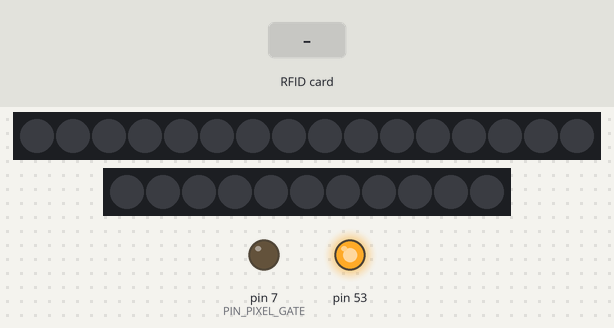
Bench run of a sketch on a simulated Arduino Mega 2560, built with avr-gcc and run on an emulated ATmega2560. Parts: 16 RGB LEDs in strip order, left to right, 11 RGB LEDs in strip order, left to right, output pins drawn as LEDs (lit = HIGH). Inputs (shaded band) come from the test bench. Sleep ends after the set time or at an interrupt; what the sketch prints to the serial monitor is not drawn.

Above: at 1.3 s.
1.4 s: RFID card 5E 7A 19 C4 held to the reader
At 2.19 s:
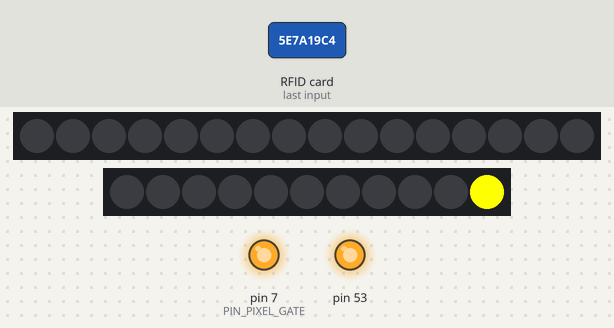
At 4.2 s:
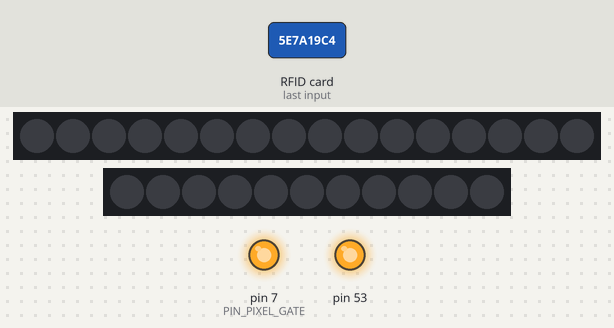
Timing chart, 0 to 6.0 s (numbered marks = the images above; inputs shaded):
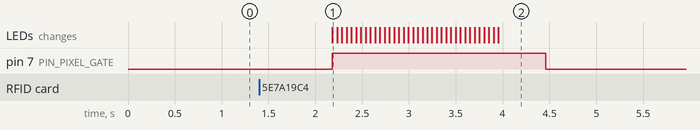

The sketch:

MagicBand_Wireless.ino
```cpp
/*
   Magic Band — Wireless (battery) variant
   Target: Arduino Pro Mini, 5V/16MHz (ATmega328P)
   See: 1. Project Management/BOM - Wireless Ornament Variant.md

   Power architecture ("properly engineered" scenario in the BOM):
     - Pro Mini spends nearly all its time in SLEEP_MODE_PWR_DOWN
     - Watchdog timer wakes the CPU ~1x/second
     - MFRC522 is soft-powered-up, polled once, soft-powered-down again
     - NeoPixel VCC is cut via a GPIO-gated MOSFET (Adafruit #5648) whenever
       not animating — NeoPixels draw ~0.6mA/pixel even "off" if VCC stays
       connected, which otherwise dominates the sleep-current budget
     - 433MHz TX only draws current while actively sending

   ── Pin Map ─────────────────────────────────────────────────────────────
   MFRC522 (SPI):
     RST → D9  |  SS → D4  |  MOSI → D11  |  MISO → D12  |  SCK → D13
     VCC → external 3.3V regulator output (see below — NOT a Pro Mini pin)
     (SS on D4 per Technical Reference's documented pin map, not D10 —
      see Session Log 2026-07-12 for the doc/code mismatch this resolves)

   NeoPixels:
     Outer ring → D5  |  Inner ring → D6
     VCC gate (MOSFET driver input) → D7 — HIGH powers the rings, LOW cuts them

   RF Transmitter (433MHz, D-FLIFE ASK TX — see 1. Project Management/
   RF Module Pinout - D-FLIFE 433MHz Kit.md):
     DATA → D8  |  PWR IN → external 3.3V regulator output (same rail as
     MFRC522 above — this module is 3.3V-only, NOT the 5V bus)  |
     GND → GND  |  short antenna

   3.3V Regulator (MCP1700-3302, NOT AMS1117 — its ~mA-range quiescent
     current would dominate sleep draw; MCP1700 is 1.6uA. See BOM):
     Pro Mini has only ONE onboard regulator (5V) — unlike the Nano, it
     has no separate 3.3V pin. IN → Pro Mini VCC (5V)  |
     OUT → MFRC522 VCC + TX module PWR IN, above  |  GND → common ground

   DFPlayer Mini (optional — NOT part of the baseline wireless BOM/power
   budget; compiled out unless ENABLE_AUDIO is defined):
     D2 → DFPlayer RX  |  D3 ← DFPlayer TX

   RF codes below were captured via RF_Sniffer against the paired outlet
   remote's top-row ON/OFF buttons — verified against the physical outlet
   the tree lights are plugged into (2026-08-03). Confirmed repeatable
   across multiple presses each, not a rolling code.
*/

#include <avr/sleep.h>
#include <avr/wdt.h>
#include <avr/power.h>
#include <SPI.h>
#include <MFRC522.h>
#include <Adafruit_NeoPixel.h>
#include <RCSwitch.h>

#ifdef ENABLE_AUDIO
#include <SoftwareSerial.h>
#include <DFRobotDFPlayerMini.h>
#endif

// ── LED Strip Configuration ────────────────────────────────────────────────
#define OUTER_LEDS  16
#define INNER_LEDS  11

const uint8_t PIN_OUTER = 5;
const uint8_t PIN_INNER = 6;
const uint8_t PIN_PIXEL_GATE = 7;   // MOSFET driver input — HIGH = rings powered

Adafruit_NeoPixel outerRing(OUTER_LEDS, PIN_OUTER, NEO_GRB + NEO_KHZ800);
Adafruit_NeoPixel innerRing(INNER_LEDS, PIN_INNER, NEO_GRB + NEO_KHZ800);

// ── RFID ──────────────────────────────────────────────────────────────────
const uint8_t RST_PIN = 9;
const uint8_t SS_PIN  = 4;
MFRC522 mfrc522(SS_PIN, RST_PIN);

// ── RF Transmitter ────────────────────────────────────────────────────────
const uint8_t RF_PIN = 8;
RCSwitch rfSwitch = RCSwitch();

const unsigned long RF_CODE_ON   = 0x885A8F00;
const unsigned long RF_CODE_OFF  = 0x845A8F00;
const unsigned int  RF_BITS      = 32;
const unsigned int  RF_PROTOCOL  = 2;
const unsigned int  RF_PULSE_LEN = 700;  // measured ~695-704us; library default for protocol 2 is 650us
const uint8_t        RF_REPEAT   = 5;  // 433MHz is fire-and-forget, no ACK — resend

// ── DFPlayer Mini (optional) ─────────────────────────────────────────────
#ifdef ENABLE_AUDIO
const uint8_t PIN_MP3_TX = 2;
const uint8_t PIN_MP3_RX = 3;
SoftwareSerial softwareSerial(PIN_MP3_RX, PIN_MP3_TX);
DFRobotDFPlayerMini player;
bool playerReady = false;
#endif

// ── Animation ─────────────────────────────────────────────────────────────
const int SPIN_SPEED = 50;  // ms per step in chase animation
const uint8_t R_IDLE = 255, G_IDLE = 255, B_IDLE = 0;  // yellow

// ── State ─────────────────────────────────────────────────────────────────
bool treeOn = false;  // survives sleep — SRAM is retained in power-down sleep

// ── Watchdog / sleep ──────────────────────────────────────────────────────
volatile bool wdtWake = false;

ISR(WDT_vect) {
  wdtWake = true;
}

// WDIE-only (no WDE) — fires an interrupt, not a reset. ~1s timeout (WDP2|WDP1).
void setupWatchdog1Hz() {
  cli();
  MCUSR &= ~(1 << WDRF);
  WDTCSR |= (1 << WDCE) | (1 << WDE);
  WDTCSR = (1 << WDIE) | (1 << WDP2) | (1 << WDP1);
  sei();
}

void sleepUntilNextPoll() {
  wdtWake = false;
  setupWatchdog1Hz();  // WDIE self-clears after firing; rearm every cycle
  set_sleep_mode(SLEEP_MODE_PWR_DOWN);
  noInterrupts();
  sleep_enable();
  sleep_bod_disable();  // saves ~20-25uA; must be set with interrupts off, right before sleep
  interrupts();
  sleep_cpu();
  sleep_disable();
}

//*******************************************************************************//

void setPixelPower(bool on) {
  digitalWrite(PIN_PIXEL_GATE, on ? HIGH : LOW);
  if (on) delay(2);  // let rail settle before driving data
}

void ledsOff() {
  outerRing.fill(0);
  outerRing.show();
  innerRing.fill(0);
  innerRing.show();
}

void spinAnimation() {
  for (int i = innerRing.numPixels() - 1; i >= 0; i--) {
    if (i < innerRing.numPixels() - 1)
      innerRing.setPixelColor(i + 1, 0);
    innerRing.setPixelColor(i, innerRing.Color(R_IDLE, G_IDLE, B_IDLE));
    innerRing.show();
    delay(SPIN_SPEED);
  }
  innerRing.setPixelColor(0, 0);
  innerRing.show();
  delay(SPIN_SPEED);
}

void fireRfCode(unsigned long code) {
  rfSwitch.setProtocol(RF_PROTOCOL);
  rfSwitch.setPulseLength(RF_PULSE_LEN);
  rfSwitch.setRepeatTransmit(RF_REPEAT);
  rfSwitch.send(code, RF_BITS);
}

// One duty cycle: RFID powered up, briefly polled, powered back down.
// Returns true if a card was seen and handled.
bool pollCardOnce() {
  mfrc522.PCD_SoftPowerUp();
  delay(2);  // datasheet-recommended settle time after power-up

  bool sawCard = mfrc522.PICC_IsNewCardPresent() && mfrc522.PICC_ReadCardSerial();

  if (sawCard) {
    setPixelPower(true);
    outerRing.begin();
    innerRing.begin();

    spinAnimation();
    spinAnimation();
    spinAnimation();

    treeOn = !treeOn;
    fireRfCode(treeOn ? RF_CODE_ON : RF_CODE_OFF);

    if (treeOn) {
      for (int i = 0; i < outerRing.numPixels(); i++)
        outerRing.setPixelColor(i, outerRing.Color(R_IDLE, G_IDLE, B_IDLE));
      outerRing.show();
    } else {
      ledsOff();
    }

#ifdef ENABLE_AUDIO
    if (playerReady) player.play(1);
    delay(2500);
#endif

    ledsOff();
    setPixelPower(false);

    mfrc522.PICC_HaltA();
    mfrc522.PCD_StopCrypto1();
  }

  mfrc522.PCD_SoftPowerDown();
  return sawCard;
}

//*******************************************************************************//

void setup() {
  Serial.begin(9600);
  unsigned long t0 = millis();
  while (!Serial && millis() - t0 < 2000);

  power_adc_disable();  // ADC unused — saves current in both active and sleep

  pinMode(PIN_PIXEL_GATE, OUTPUT);
  digitalWrite(PIN_PIXEL_GATE, LOW);  // rings off until first animation

  SPI.begin();
  mfrc522.PCD_Init();
  mfrc522.PCD_DumpVersionToSerial();
  mfrc522.PCD_SoftPowerDown();

  rfSwitch.enableTransmit(RF_PIN);

#ifdef ENABLE_AUDIO
  softwareSerial.begin(9600);
  if (player.begin(softwareSerial)) {
    player.volume(20);
    playerReady = true;
    Serial.println(F("DFPlayer ready"));
  } else {
    Serial.println(F("DFPlayer not found — check wiring on D2/D3"));
  }
#endif

  Serial.println(F("Ready — entering sleep/wake poll loop."));
  Serial.flush();
}

void loop() {
  sleepUntilNextPoll();
  if (!wdtWake) return;  // spurious wake guard

  pollCardOnce();
}
```

Measured:
- after the input at 1.4 s, pin 7 (PIN_PIXEL_GATE): LOW → HIGH after 0.78 s, → LOW 2.3 s later; the LEDs: change after 0.78 s (image 1)
